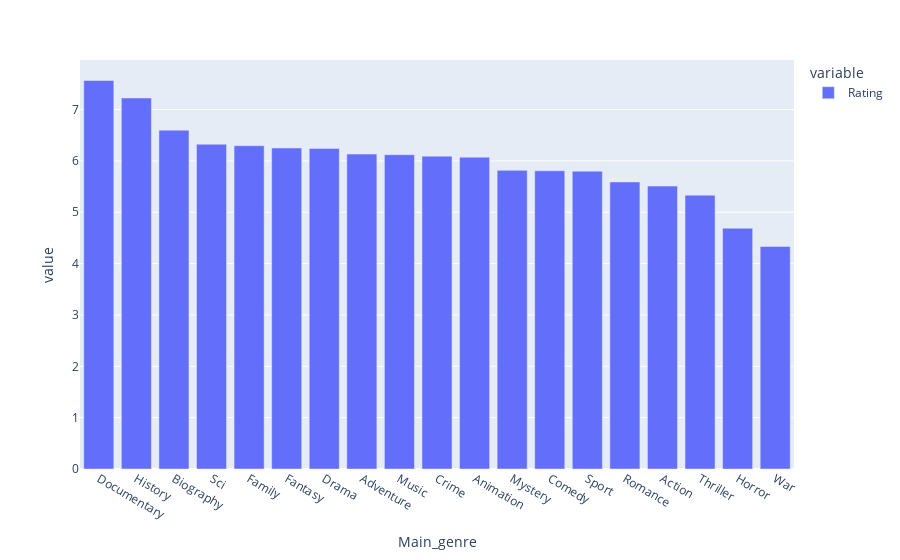

Source (notebook cell):
### Code cell
iplot(px.bar(data_frame=Rating_Main_genre))

### Figure 1 — Plotly figure (JSON) as saved in the notebook; plotly's stock layout.template omitted (floating-point values rounded to 4 significant figures)
{"data": [{"alignmentgroup": "True", "hovertemplate": "variable=Rating<br>Main_genre=%{x}<br>value=%{y}<extra></extra>", "legendgroup": "Rating", "marker": {"color": "#636efa", "pattern": {"shape": ""}}, "name": "Rating", "offsetgroup": "Rating", "orientation": "v", "showlegend": true, "textposition": "auto", "type": "bar", "x": ["Documentary", "History", "Biography", "Sci", "Family", "Fantasy", "Drama", "Adventure", "Music", "Crime", "Animation", "Mystery", "Comedy", "Sport", "Romance", "Action", "Thriller", "Horror", "War"], "xaxis": "x", "y": [7.567, 7.225, 6.599, 6.325, 6.296, 6.252, 6.244, 6.133, 6.121, 6.092, 6.072, 5.816, 5.808, 5.8, 5.59, 5.509, 5.333, 4.689, 4.333], "yaxis": "y"}], "layout": {"barmode": "relative", "legend": {"title": {"text": "variable"}, "tracegroupgap": 0}, "margin": {"t": 60}, "xaxis": {"anchor": "y", "domain": [0, 1], "title": {"text": "Main_genre"}}, "yaxis": {"anchor": "x", "domain": [0, 1], "title": {"text": "value"}}}}
